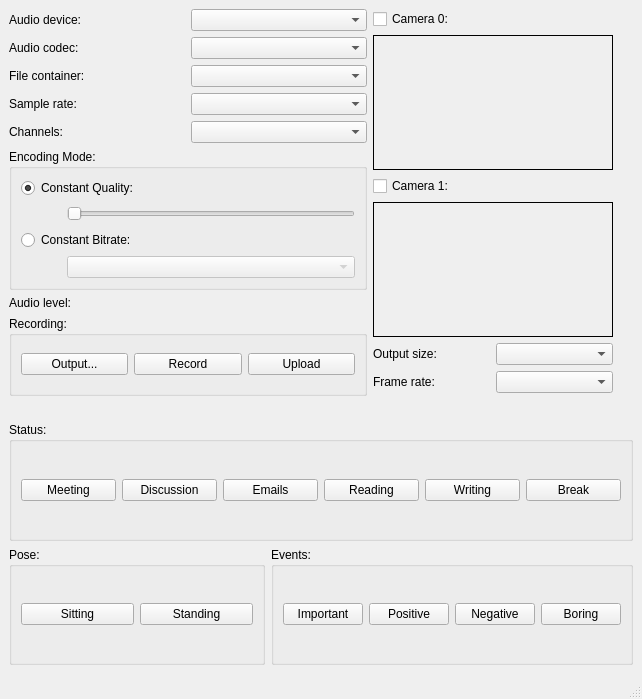
<?xml version="1.0" encoding="UTF-8"?>
<ui version="4.0">
 <class>AvRecorder</class>
 <widget class="QMainWindow" name="AvRecorder">
  <property name="geometry">
   <rect>
    <x>0</x>
    <y>0</y>
    <width>642</width>
    <height>699</height>
   </rect>
  </property>
  <property name="windowTitle">
   <string>Re:Know Meeting recorder development version</string>
  </property>
  <widget class="QWidget" name="centralwidget">
   <layout class="QVBoxLayout" name="verticalLayout_3">
    <property name="bottomMargin">
     <number>12</number>
    </property>
    <item>
     <layout class="QHBoxLayout" name="horizontalLayout">
      <property name="rightMargin">
       <number>0</number>
      </property>
      <item>
       <layout class="QVBoxLayout" name="verticalLayout">
        <property name="bottomMargin">
         <number>20</number>
        </property>
        <item>
         <layout class="QGridLayout" name="gridLayout_2">
          <item row="3" column="0">
           <widget class="QLabel" name="label_4">
            <property name="text">
             <string>Sample rate:</string>
            </property>
           </widget>
          </item>
          <item row="0" column="1">
           <widget class="QComboBox" name="audioDeviceBox"/>
          </item>
          <item row="1" column="0">
           <widget class="QLabel" name="label_2">
            <property name="text">
             <string>Audio codec:</string>
            </property>
           </widget>
          </item>
          <item row="0" column="0">
           <widget class="QLabel" name="label">
            <property name="text">
             <string>Audio device:</string>
            </property>
           </widget>
          </item>
          <item row="2" column="0">
           <widget class="QLabel" name="label_3">
            <property name="text">
             <string>File container:</string>
            </property>
           </widget>
          </item>
          <item row="2" column="1">
           <widget class="QComboBox" name="containerBox"/>
          </item>
          <item row="3" column="1">
           <widget class="QComboBox" name="sampleRateBox"/>
          </item>
          <item row="1" column="1">
           <widget class="QComboBox" name="audioCodecBox"/>
          </item>
          <item row="4" column="0">
           <widget class="QLabel" name="label_5">
            <property name="text">
             <string>Channels:</string>
            </property>
           </widget>
          </item>
          <item row="4" column="1">
           <widget class="QComboBox" name="channelsBox"/>
          </item>
         </layout>
        </item>
        <item>
         <widget class="QGroupBox" name="groupBox">
          <property name="title">
           <string>Encoding Mode:</string>
          </property>
          <layout class="QGridLayout" name="gridLayout">
           <item row="3" column="1">
            <widget class="QComboBox" name="bitrateBox">
             <property name="enabled">
              <bool>false</bool>
             </property>
            </widget>
           </item>
           <item row="2" column="0" colspan="2">
            <widget class="QRadioButton" name="constantBitrateRadioButton">
             <property name="text">
              <string>Constant Bitrate:</string>
             </property>
            </widget>
           </item>
           <item row="0" column="0" colspan="2">
            <widget class="QRadioButton" name="constantQualityRadioButton">
             <property name="text">
              <string>Constant Quality:</string>
             </property>
             <property name="checked">
              <bool>true</bool>
             </property>
            </widget>
           </item>
           <item row="1" column="1">
            <widget class="QSlider" name="qualitySlider">
             <property name="orientation">
              <enum>Qt::Horizontal</enum>
             </property>
            </widget>
           </item>
           <item row="3" column="0">
            <spacer name="horizontalSpacer">
             <property name="orientation">
              <enum>Qt::Horizontal</enum>
             </property>
             <property name="sizeType">
              <enum>QSizePolicy::Fixed</enum>
             </property>
             <property name="sizeHint" stdset="0">
              <size>
               <width>40</width>
               <height>20</height>
              </size>
             </property>
            </spacer>
           </item>
           <item row="1" column="0">
            <spacer name="horizontalSpacer_2">
             <property name="orientation">
              <enum>Qt::Horizontal</enum>
             </property>
             <property name="sizeType">
              <enum>QSizePolicy::Fixed</enum>
             </property>
             <property name="sizeHint" stdset="0">
              <size>
               <width>40</width>
               <height>20</height>
              </size>
             </property>
            </spacer>
           </item>
          </layout>
         </widget>
        </item>
        <item>
         <layout class="QHBoxLayout" name="horizontalLayout_5">
          <item>
           <widget class="QLabel" name="levelLabel">
            <property name="sizePolicy">
             <sizepolicy hsizetype="Preferred" vsizetype="Maximum">
              <horstretch>0</horstretch>
              <verstretch>0</verstretch>
             </sizepolicy>
            </property>
            <property name="text">
             <string>Audio level:</string>
            </property>
           </widget>
          </item>
          <item>
           <layout class="QVBoxLayout" name="levelsLayout">
            <property name="sizeConstraint">
             <enum>QLayout::SetMinimumSize</enum>
            </property>
           </layout>
          </item>
         </layout>
        </item>
        <item>
         <spacer name="verticalSpacer">
          <property name="orientation">
           <enum>Qt::Vertical</enum>
          </property>
          <property name="sizeType">
           <enum>QSizePolicy::Maximum</enum>
          </property>
          <property name="sizeHint" stdset="0">
           <size>
            <width>20</width>
            <height>20</height>
           </size>
          </property>
         </spacer>
        </item>
        <item>
         <layout class="QHBoxLayout" name="horizontalLayout_3"/>
        </item>
        <item>
         <widget class="QGroupBox" name="groupBox_2">
          <property name="minimumSize">
           <size>
            <width>0</width>
            <height>80</height>
           </size>
          </property>
          <property name="title">
           <string>Recording:</string>
          </property>
          <layout class="QHBoxLayout" name="horizontalLayout_6">
           <item>
            <widget class="QPushButton" name="outputButton">
             <property name="text">
              <string>Output...</string>
             </property>
            </widget>
           </item>
           <item>
            <widget class="QPushButton" name="recordButton">
             <property name="text">
              <string>Record</string>
             </property>
            </widget>
           </item>
           <item>
            <widget class="QPushButton" name="uploadButton">
             <property name="enabled">
              <bool>true</bool>
             </property>
             <property name="text">
              <string>Upload</string>
             </property>
            </widget>
           </item>
          </layout>
         </widget>
        </item>
       </layout>
      </item>
      <item>
       <layout class="QVBoxLayout" name="verticalLayout_2">
        <property name="rightMargin">
         <number>20</number>
        </property>
        <property name="bottomMargin">
         <number>20</number>
        </property>
        <item>
         <widget class="QCheckBox" name="camera_label_0">
          <property name="sizePolicy">
           <sizepolicy hsizetype="Minimum" vsizetype="Maximum">
            <horstretch>0</horstretch>
            <verstretch>0</verstretch>
           </sizepolicy>
          </property>
          <property name="text">
           <string>Camera 0:</string>
          </property>
         </widget>
        </item>
        <item>
         <widget class="QLabel" name="viewfinder_0">
          <property name="sizePolicy">
           <sizepolicy hsizetype="Preferred" vsizetype="Maximum">
            <horstretch>0</horstretch>
            <verstretch>0</verstretch>
           </sizepolicy>
          </property>
          <property name="minimumSize">
           <size>
            <width>240</width>
            <height>135</height>
           </size>
          </property>
          <property name="autoFillBackground">
           <bool>false</bool>
          </property>
          <property name="frameShape">
           <enum>QFrame::Box</enum>
          </property>
          <property name="text">
           <string/>
          </property>
         </widget>
        </item>
        <item>
         <widget class="QCheckBox" name="camera_label_1">
          <property name="sizePolicy">
           <sizepolicy hsizetype="Minimum" vsizetype="Maximum">
            <horstretch>0</horstretch>
            <verstretch>0</verstretch>
           </sizepolicy>
          </property>
          <property name="text">
           <string>Camera 1:</string>
          </property>
         </widget>
        </item>
        <item>
         <widget class="QLabel" name="viewfinder_1">
          <property name="sizePolicy">
           <sizepolicy hsizetype="Preferred" vsizetype="Maximum">
            <horstretch>0</horstretch>
            <verstretch>0</verstretch>
           </sizepolicy>
          </property>
          <property name="minimumSize">
           <size>
            <width>240</width>
            <height>135</height>
           </size>
          </property>
          <property name="frameShape">
           <enum>QFrame::Box</enum>
          </property>
          <property name="text">
           <string/>
          </property>
         </widget>
        </item>
        <item>
         <layout class="QGridLayout" name="gridLayout_3" columnstretch="0,0" columnminimumwidth="0,0">
          <item row="0" column="1">
           <widget class="QComboBox" name="cameraOutBox"/>
          </item>
          <item row="0" column="0">
           <widget class="QLabel" name="label_6">
            <property name="text">
             <string>Output size:</string>
            </property>
           </widget>
          </item>
          <item row="1" column="0">
           <widget class="QLabel" name="label_7">
            <property name="text">
             <string>Frame rate:</string>
            </property>
           </widget>
          </item>
          <item row="1" column="1">
           <widget class="QComboBox" name="frameRateBox"/>
          </item>
         </layout>
        </item>
        <item>
         <spacer name="verticalSpacer_2">
          <property name="orientation">
           <enum>Qt::Vertical</enum>
          </property>
          <property name="sizeType">
           <enum>QSizePolicy::Maximum</enum>
          </property>
          <property name="sizeHint" stdset="0">
           <size>
            <width>0</width>
            <height>0</height>
           </size>
          </property>
         </spacer>
        </item>
       </layout>
      </item>
     </layout>
    </item>
    <item>
     <widget class="QGroupBox" name="statusBox">
      <property name="minimumSize">
       <size>
        <width>0</width>
        <height>80</height>
       </size>
      </property>
      <property name="title">
       <string>Status:</string>
      </property>
      <layout class="QHBoxLayout" name="horizontalLayout_2">
       <item>
        <widget class="QPushButton" name="statusButton_1">
         <property name="text">
          <string>Meeting</string>
         </property>
         <property name="checkable">
          <bool>true</bool>
         </property>
        </widget>
       </item>
       <item>
        <widget class="QPushButton" name="statusButton_2">
         <property name="text">
          <string>Discussion</string>
         </property>
         <property name="checkable">
          <bool>true</bool>
         </property>
        </widget>
       </item>
       <item>
        <widget class="QPushButton" name="statusButton_3">
         <property name="text">
          <string>Emails</string>
         </property>
         <property name="checkable">
          <bool>true</bool>
         </property>
        </widget>
       </item>
       <item>
        <widget class="QPushButton" name="statusButton_4">
         <property name="text">
          <string>Reading</string>
         </property>
         <property name="checkable">
          <bool>true</bool>
         </property>
        </widget>
       </item>
       <item>
        <widget class="QPushButton" name="statusButton_5">
         <property name="text">
          <string>Writing</string>
         </property>
         <property name="checkable">
          <bool>true</bool>
         </property>
        </widget>
       </item>
       <item>
        <widget class="QPushButton" name="statusButton_6">
         <property name="text">
          <string>Break</string>
         </property>
         <property name="checkable">
          <bool>true</bool>
         </property>
        </widget>
       </item>
      </layout>
     </widget>
    </item>
    <item>
     <layout class="QHBoxLayout" name="horizontalLayout_10">
      <property name="bottomMargin">
       <number>0</number>
      </property>
      <item>
       <widget class="QGroupBox" name="poseBox">
        <property name="title">
         <string>Pose:</string>
        </property>
        <layout class="QHBoxLayout" name="horizontalLayout_11">
         <item>
          <widget class="QPushButton" name="poseButton_1">
           <property name="text">
            <string>Sitting</string>
           </property>
           <property name="checkable">
            <bool>true</bool>
           </property>
          </widget>
         </item>
         <item>
          <widget class="QPushButton" name="poseButton_2">
           <property name="text">
            <string>Standing</string>
           </property>
           <property name="checkable">
            <bool>true</bool>
           </property>
          </widget>
         </item>
        </layout>
       </widget>
      </item>
      <item>
       <widget class="QGroupBox" name="eventBox">
        <property name="minimumSize">
         <size>
          <width>0</width>
          <height>80</height>
         </size>
        </property>
        <property name="title">
         <string>Events:</string>
        </property>
        <property name="checkable">
         <bool>false</bool>
        </property>
        <layout class="QHBoxLayout" name="horizontalLayout_4">
         <item>
          <widget class="QPushButton" name="eventButton_1">
           <property name="text">
            <string>Important</string>
           </property>
           <property name="checkable">
            <bool>true</bool>
           </property>
          </widget>
         </item>
         <item>
          <widget class="QPushButton" name="eventButton_2">
           <property name="text">
            <string>Positive</string>
           </property>
           <property name="checkable">
            <bool>true</bool>
           </property>
          </widget>
         </item>
         <item>
          <widget class="QPushButton" name="eventButton_3">
           <property name="text">
            <string>Negative</string>
           </property>
           <property name="checkable">
            <bool>true</bool>
           </property>
          </widget>
         </item>
         <item>
          <widget class="QPushButton" name="eventButton_4">
           <property name="text">
            <string>Boring</string>
           </property>
           <property name="checkable">
            <bool>true</bool>
           </property>
          </widget>
         </item>
        </layout>
       </widget>
      </item>
     </layout>
    </item>
   </layout>
  </widget>
  <widget class="QStatusBar" name="statusbar"/>
 </widget>
 <resources/>
 <connections>
  <connection>
   <sender>constantQualityRadioButton</sender>
   <signal>toggled(bool)</signal>
   <receiver>qualitySlider</receiver>
   <slot>setEnabled(bool)</slot>
   <hints>
    <hint type="sourcelabel">
     <x>113</x>
     <y>197</y>
    </hint>
    <hint type="destinationlabel">
     <x>115</x>
     <y>223</y>
    </hint>
   </hints>
  </connection>
  <connection>
   <sender>constantBitrateRadioButton</sender>
   <signal>toggled(bool)</signal>
   <receiver>bitrateBox</receiver>
   <slot>setEnabled(bool)</slot>
   <hints>
    <hint type="sourcelabel">
     <x>173</x>
     <y>259</y>
    </hint>
    <hint type="destinationlabel">
     <x>190</x>
     <y>291</y>
    </hint>
   </hints>
  </connection>
  <connection>
   <sender>outputButton</sender>
   <signal>clicked()</signal>
   <receiver>AvRecorder</receiver>
   <slot>setOutputLocation()</slot>
   <hints>
    <hint type="sourcelabel">
     <x>48</x>
     <y>417</y>
    </hint>
    <hint type="destinationlabel">
     <x>6</x>
     <y>302</y>
    </hint>
   </hints>
  </connection>
  <connection>
   <sender>recordButton</sender>
   <signal>clicked()</signal>
   <receiver>AvRecorder</receiver>
   <slot>toggleRecord()</slot>
   <hints>
    <hint type="sourcelabel">
     <x>200</x>
     <y>417</y>
    </hint>
    <hint type="destinationlabel">
     <x>113</x>
     <y>317</y>
    </hint>
   </hints>
  </connection>
  <connection>
   <sender>uploadButton</sender>
   <signal>clicked()</signal>
   <receiver>AvRecorder</receiver>
   <slot>upload()</slot>
   <hints>
    <hint type="sourcelabel">
     <x>289</x>
     <y>417</y>
    </hint>
    <hint type="destinationlabel">
     <x>258</x>
     <y>346</y>
    </hint>
   </hints>
  </connection>
  <connection>
   <sender>cameraOutBox</sender>
   <signal>currentTextChanged(QString)</signal>
   <receiver>AvRecorder</receiver>
   <slot>setCameraOutput(QString)</slot>
   <hints>
    <hint type="sourcelabel">
     <x>640</x>
     <y>377</y>
    </hint>
    <hint type="destinationlabel">
     <x>284</x>
     <y>212</y>
    </hint>
   </hints>
  </connection>
  <connection>
   <sender>frameRateBox</sender>
   <signal>currentTextChanged(QString)</signal>
   <receiver>AvRecorder</receiver>
   <slot>setCameraFramerate(QString)</slot>
   <hints>
    <hint type="sourcelabel">
     <x>640</x>
     <y>407</y>
    </hint>
    <hint type="destinationlabel">
     <x>284</x>
     <y>225</y>
    </hint>
   </hints>
  </connection>
  <connection>
   <sender>camera_label_0</sender>
   <signal>stateChanged(int)</signal>
   <receiver>AvRecorder</receiver>
   <slot>setCamera0State(int)</slot>
   <hints>
    <hint type="sourcelabel">
     <x>417</x>
     <y>22</y>
    </hint>
    <hint type="destinationlabel">
     <x>284</x>
     <y>239</y>
    </hint>
   </hints>
  </connection>
  <connection>
   <sender>camera_label_1</sender>
   <signal>stateChanged(int)</signal>
   <receiver>AvRecorder</receiver>
   <slot>setCamera1State(int)</slot>
   <hints>
    <hint type="sourcelabel">
     <x>417</x>
     <y>190</y>
    </hint>
    <hint type="destinationlabel">
     <x>284</x>
     <y>239</y>
    </hint>
   </hints>
  </connection>
  <connection>
   <sender>statusButton_1</sender>
   <signal>clicked()</signal>
   <receiver>AvRecorder</receiver>
   <slot>setStatusTo1()</slot>
   <hints>
    <hint type="sourcelabel">
     <x>123</x>
     <y>569</y>
    </hint>
    <hint type="destinationlabel">
     <x>287</x>
     <y>270</y>
    </hint>
   </hints>
  </connection>
  <connection>
   <sender>statusButton_2</sender>
   <signal>clicked()</signal>
   <receiver>AvRecorder</receiver>
   <slot>setStatusTo2()</slot>
   <hints>
    <hint type="sourcelabel">
     <x>233</x>
     <y>569</y>
    </hint>
    <hint type="destinationlabel">
     <x>287</x>
     <y>270</y>
    </hint>
   </hints>
  </connection>
  <connection>
   <sender>statusButton_3</sender>
   <signal>clicked()</signal>
   <receiver>AvRecorder</receiver>
   <slot>setStatusTo3()</slot>
   <hints>
    <hint type="sourcelabel">
     <x>338</x>
     <y>569</y>
    </hint>
    <hint type="destinationlabel">
     <x>287</x>
     <y>270</y>
    </hint>
   </hints>
  </connection>
  <connection>
   <sender>statusButton_4</sender>
   <signal>clicked()</signal>
   <receiver>AvRecorder</receiver>
   <slot>setStatusTo4()</slot>
   <hints>
    <hint type="sourcelabel">
     <x>391</x>
     <y>553</y>
    </hint>
    <hint type="destinationlabel">
     <x>336</x>
     <y>304</y>
    </hint>
   </hints>
  </connection>
  <connection>
   <sender>statusButton_5</sender>
   <signal>clicked()</signal>
   <receiver>AvRecorder</receiver>
   <slot>setStatusTo5()</slot>
   <hints>
    <hint type="sourcelabel">
     <x>496</x>
     <y>553</y>
    </hint>
    <hint type="destinationlabel">
     <x>336</x>
     <y>304</y>
    </hint>
   </hints>
  </connection>
  <connection>
   <sender>statusButton_6</sender>
   <signal>clicked()</signal>
   <receiver>AvRecorder</receiver>
   <slot>setStatusTo6()</slot>
   <hints>
    <hint type="sourcelabel">
     <x>601</x>
     <y>553</y>
    </hint>
    <hint type="destinationlabel">
     <x>336</x>
     <y>304</y>
    </hint>
   </hints>
  </connection>
  <connection>
   <sender>eventButton_1</sender>
   <signal>clicked()</signal>
   <receiver>AvRecorder</receiver>
   <slot>event1()</slot>
   <hints>
    <hint type="sourcelabel">
     <x>99</x>
     <y>484</y>
    </hint>
    <hint type="destinationlabel">
     <x>336</x>
     <y>304</y>
    </hint>
   </hints>
  </connection>
  <connection>
   <sender>eventButton_2</sender>
   <signal>clicked()</signal>
   <receiver>AvRecorder</receiver>
   <slot>event2()</slot>
   <hints>
    <hint type="sourcelabel">
     <x>257</x>
     <y>484</y>
    </hint>
    <hint type="destinationlabel">
     <x>336</x>
     <y>304</y>
    </hint>
   </hints>
  </connection>
  <connection>
   <sender>eventButton_3</sender>
   <signal>clicked()</signal>
   <receiver>AvRecorder</receiver>
   <slot>event3()</slot>
   <hints>
    <hint type="sourcelabel">
     <x>416</x>
     <y>484</y>
    </hint>
    <hint type="destinationlabel">
     <x>336</x>
     <y>304</y>
    </hint>
   </hints>
  </connection>
  <connection>
   <sender>eventButton_4</sender>
   <signal>clicked()</signal>
   <receiver>AvRecorder</receiver>
   <slot>event4()</slot>
   <hints>
    <hint type="sourcelabel">
     <x>574</x>
     <y>484</y>
    </hint>
    <hint type="destinationlabel">
     <x>336</x>
     <y>304</y>
    </hint>
   </hints>
  </connection>
  <connection>
   <sender>poseButton_1</sender>
   <signal>clicked()</signal>
   <receiver>AvRecorder</receiver>
   <slot>setPoseTo1()</slot>
   <hints>
    <hint type="sourcelabel">
     <x>63</x>
     <y>635</y>
    </hint>
    <hint type="destinationlabel">
     <x>320</x>
     <y>349</y>
    </hint>
   </hints>
  </connection>
  <connection>
   <sender>poseButton_2</sender>
   <signal>clicked()</signal>
   <receiver>AvRecorder</receiver>
   <slot>setPoseTo2()</slot>
   <hints>
    <hint type="sourcelabel">
     <x>155</x>
     <y>635</y>
    </hint>
    <hint type="destinationlabel">
     <x>320</x>
     <y>349</y>
    </hint>
   </hints>
  </connection>
 </connections>
 <slots>
  <slot>setOutputLocation()</slot>
  <slot>toggleRecord()</slot>
  <slot>togglePause()</slot>
  <slot>setCameraOutput(QString)</slot>
  <slot>setCameraFramerate(QString)</slot>
  <slot>setCamera0State(int)</slot>
  <slot>setCamera1State(int)</slot>
  <slot>upload()</slot>
  <slot>setStatusTo1()</slot>
  <slot>setStatusTo2()</slot>
  <slot>setStatusTo3()</slot>
  <slot>setStatusTo4()</slot>
  <slot>setStatusTo5()</slot>
  <slot>setStatusTo6()</slot>
  <slot>event1()</slot>
  <slot>event2()</slot>
  <slot>event3()</slot>
  <slot>event4()</slot>
  <slot>setPoseTo1()</slot>
  <slot>setPoseTo2()</slot>
 </slots>
</ui>
